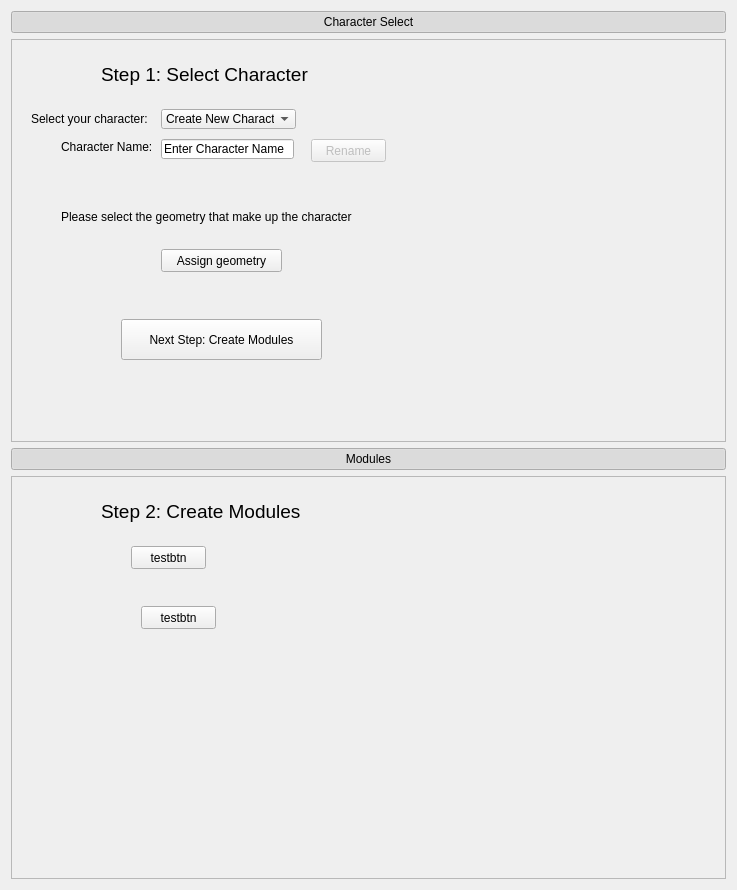
        <widget class="QWidget" name="scrollAreaWidgetContents_2">
         <property name="geometry">
          <rect>
           <x>0</x>
           <y>0</y>
           <width>737</width>
           <height>890</height>
          </rect>
         </property>
         <property name="minimumSize">
          <size>
           <width>0</width>
           <height>0</height>
          </size>
         </property>
         <layout class="QVBoxLayout" name="verticalLayout">
          <item>
           <widget class="QPushButton" name="BtnEx_CharSel">
            <property name="text">
             <string>Character Select</string>
            </property>
            <property name="checkable">
             <bool>true</bool>
            </property>
            <property name="checked">
             <bool>true</bool>
            </property>
            <property name="default">
             <bool>false</bool>
            </property>
            <property name="flat">
             <bool>false</bool>
            </property>
           </widget>
          </item>
          <item>
           <widget class="QFrame" name="Fr_CharSel">
            <property name="sizePolicy">
             <sizepolicy hsizetype="MinimumExpanding" vsizetype="MinimumExpanding">
              <horstretch>0</horstretch>
              <verstretch>0</verstretch>
             </sizepolicy>
            </property>
            <property name="minimumSize">
             <size>
              <width>400</width>
              <height>400</height>
             </size>
            </property>
            <property name="font">
             <font>
              <pointsize>9</pointsize>
             </font>
            </property>
            <property name="frameShape">
             <enum>QFrame::StyledPanel</enum>
            </property>
            <property name="frameShadow">
             <enum>QFrame::Raised</enum>
            </property>
            <widget class="QLabel" name="label_6">
             <property name="geometry">
              <rect>
               <x>50</x>
               <y>100</y>
               <width>101</width>
               <height>16</height>
              </rect>
             </property>
             <property name="sizePolicy">
              <sizepolicy hsizetype="Preferred" vsizetype="Fixed">
               <horstretch>0</horstretch>
               <verstretch>0</verstretch>
              </sizepolicy>
             </property>
             <property name="layoutDirection">
              <enum>Qt::LeftToRight</enum>
             </property>
             <property name="text">
              <string>Character Name:</string>
             </property>
            </widget>
            <widget class="QPushButton" name="Btn_NxStep">
             <property name="geometry">
              <rect>
               <x>110</x>
               <y>280</y>
               <width>201</width>
               <height>41</height>
              </rect>
             </property>
             <property name="sizePolicy">
              <sizepolicy hsizetype="Minimum" vsizetype="Maximum">
               <horstretch>0</horstretch>
               <verstretch>0</verstretch>
              </sizepolicy>
             </property>
             <property name="text">
              <string>Next Step: Create Modules</string>
             </property>
            </widget>
            <widget class="QComboBox" name="Combo_CharSelect">
             <property name="geometry">
              <rect>
               <x>150</x>
               <y>70</y>
               <width>135</width>
               <height>20</height>
              </rect>
             </property>
             <property name="toolTip">
              <string>Select your character</string>
             </property>
             <property name="statusTip">
              <string>Select your character or create a new one</string>
             </property>
             <item>
              <property name="text">
               <string>Create New Character</string>
              </property>
             </item>
            </widget>
            <widget class="QLineEdit" name="TxtIn_CharName">
             <property name="geometry">
              <rect>
               <x>150</x>
               <y>100</y>
               <width>133</width>
               <height>20</height>
              </rect>
             </property>
             <property name="sizePolicy">
              <sizepolicy hsizetype="Expanding" vsizetype="Minimum">
               <horstretch>0</horstretch>
               <verstretch>0</verstretch>
              </sizepolicy>
             </property>
             <property name="toolTip">
              <string>Enter Character Name</string>
             </property>
             <property name="statusTip">
              <string>Enter Character Name</string>
             </property>
             <property name="text">
              <string>Enter Character Name</string>
             </property>
            </widget>
            <widget class="QPushButton" name="Btn_Rename_Char">
             <property name="enabled">
              <bool>false</bool>
             </property>
             <property name="geometry">
              <rect>
               <x>300</x>
               <y>100</y>
               <width>75</width>
               <height>23</height>
              </rect>
             </property>
             <property name="toolTip">
              <string>Rename Character.</string>
             </property>
             <property name="statusTip">
              <string>Rename your character.(only available if you selected an existing character)</string>
             </property>
             <property name="text">
              <string>Rename</string>
             </property>
            </widget>
            <widget class="QLabel" name="label_8">
             <property name="geometry">
              <rect>
               <x>90</x>
               <y>0</y>
               <width>211</width>
               <height>71</height>
              </rect>
             </property>
             <property name="sizePolicy">
              <sizepolicy hsizetype="Preferred" vsizetype="Fixed">
               <horstretch>0</horstretch>
               <verstretch>0</verstretch>
              </sizepolicy>
             </property>
             <property name="font">
              <font>
               <pointsize>14</pointsize>
              </font>
             </property>
             <property name="text">
              <string>Step 1: Select Character</string>
             </property>
            </widget>
            <widget class="QLabel" name="label_48">
             <property name="geometry">
              <rect>
               <x>20</x>
               <y>72</y>
               <width>131</width>
               <height>16</height>
              </rect>
             </property>
             <property name="sizePolicy">
              <sizepolicy hsizetype="Preferred" vsizetype="Fixed">
               <horstretch>0</horstretch>
               <verstretch>0</verstretch>
              </sizepolicy>
             </property>
             <property name="text">
              <string>Select your character:</string>
             </property>
            </widget>
            <widget class="QPushButton" name="pushButton_3">
             <property name="geometry">
              <rect>
               <x>150</x>
               <y>210</y>
               <width>121</width>
               <height>23</height>
              </rect>
             </property>
             <property name="text">
              <string>Assign geometry</string>
             </property>
            </widget>
            <widget class="QLabel" name="label_49">
             <property name="geometry">
              <rect>
               <x>50</x>
               <y>170</y>
               <width>311</width>
               <height>16</height>
              </rect>
             </property>
             <property name="text">
              <string>Please select the geometry that make up the character</string>
             </property>
            </widget>
           </widget>
          </item>
          <item>
           <widget class="QPushButton" name="BtnEx_Mods">
            <property name="text">
             <string>Modules</string>
            </property>
            <property name="checkable">
             <bool>true</bool>
            </property>
            <property name="checked">
             <bool>true</bool>
            </property>
            <property name="default">
             <bool>false</bool>
            </property>
            <property name="flat">
             <bool>false</bool>
            </property>
           </widget>
          </item>
          <item>
           <widget class="QFrame" name="Fr_Mods">
            <property name="sizePolicy">
             <sizepolicy hsizetype="MinimumExpanding" vsizetype="MinimumExpanding">
              <horstretch>0</horstretch>
              <verstretch>0</verstretch>
             </sizepolicy>
            </property>
            <property name="minimumSize">
             <size>
              <width>400</width>
              <height>400</height>
             </size>
            </property>
            <property name="font">
             <font>
              <pointsize>9</pointsize>
             </font>
            </property>
            <property name="frameShape">
             <enum>QFrame::StyledPanel</enum>
            </property>
            <property name="frameShadow">
             <enum>QFrame::Raised</enum>
            </property>
            <widget class="QLabel" name="label_50">
             <property name="geometry">
              <rect>
               <x>90</x>
               <y>0</y>
               <width>211</width>
               <height>71</height>
              </rect>
             </property>
             <property name="sizePolicy">
              <sizepolicy hsizetype="Preferred" vsizetype="Fixed">
               <horstretch>0</horstretch>
               <verstretch>0</verstretch>
              </sizepolicy>
             </property>
             <property name="font">
              <font>
               <pointsize>14</pointsize>
              </font>
             </property>
             <property name="text">
              <string>Step 2: Create Modules</string>
             </property>
            </widget>
            <widget class="QPushButton" name="pushButton_4">
             <property name="geometry">
              <rect>
               <x>120</x>
               <y>70</y>
               <width>75</width>
               <height>23</height>
              </rect>
             </property>
             <property name="text">
              <string>testbtn</string>
             </property>
            </widget>
            <widget class="QPushButton" name="pushButton_5">
             <property name="geometry">
              <rect>
               <x>130</x>
               <y>130</y>
               <width>75</width>
               <height>23</height>
              </rect>
             </property>
             <property name="text">
              <string>testbtn</string>
             </property>
            </widget>
           </widget>
          </item>
         </layout>
        </widget>
